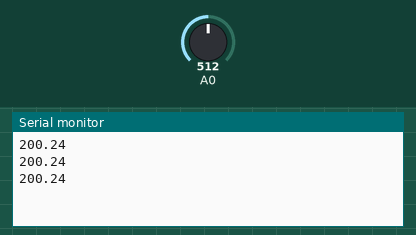
A sketch run on a simulated Arduino Uno, built with avr-gcc and run on an emulated ATmega328P. Parts: the last lines printed to the serial monitor. The test bench sets the inputs (shaded band); at power-on: A0 = 512.

Above: at 1.3 s.
1.4 s: A0 set to 716
At 1.9 s:
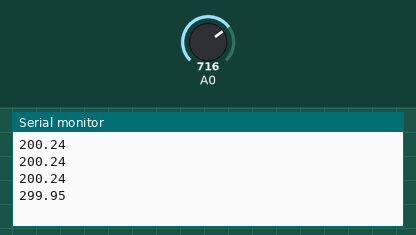
2.9 s: A0 set to 900
At 3.4 s:
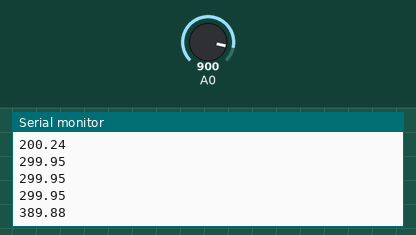
Timing chart, 0 to 5.9 s (numbered marks = the images above; inputs shaded):
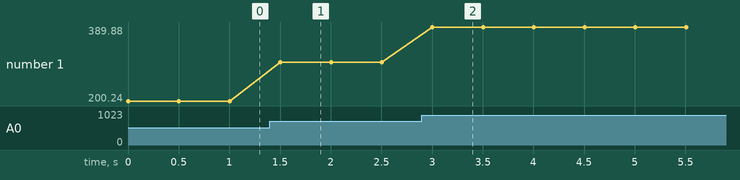

Measured:
- after the input at 1.4 s, the serial monitor: prints a new line after 0.10 s (image 1)
- after the input at 2.9 s, the serial monitor: prints a new line after 0.10 s (image 2)
- plotted number 1: 200.24 → 299.95 after the input at 1.4 s, 299.95 → 389.88 after the input at 2.9 s

The sketch:

mcp9700.ino
```cpp
void setup(){
  Serial.begin(9600);
}

void loop(){
  int val = analogRead(A0); // A0 is INPUT from MCP700
  float voltage = val * (5.0 / 1023.0);
  float temperatureC = 100 * (voltage-1) + 50;
  Serial.println(temperatureC);
  delay(500);
}
```
